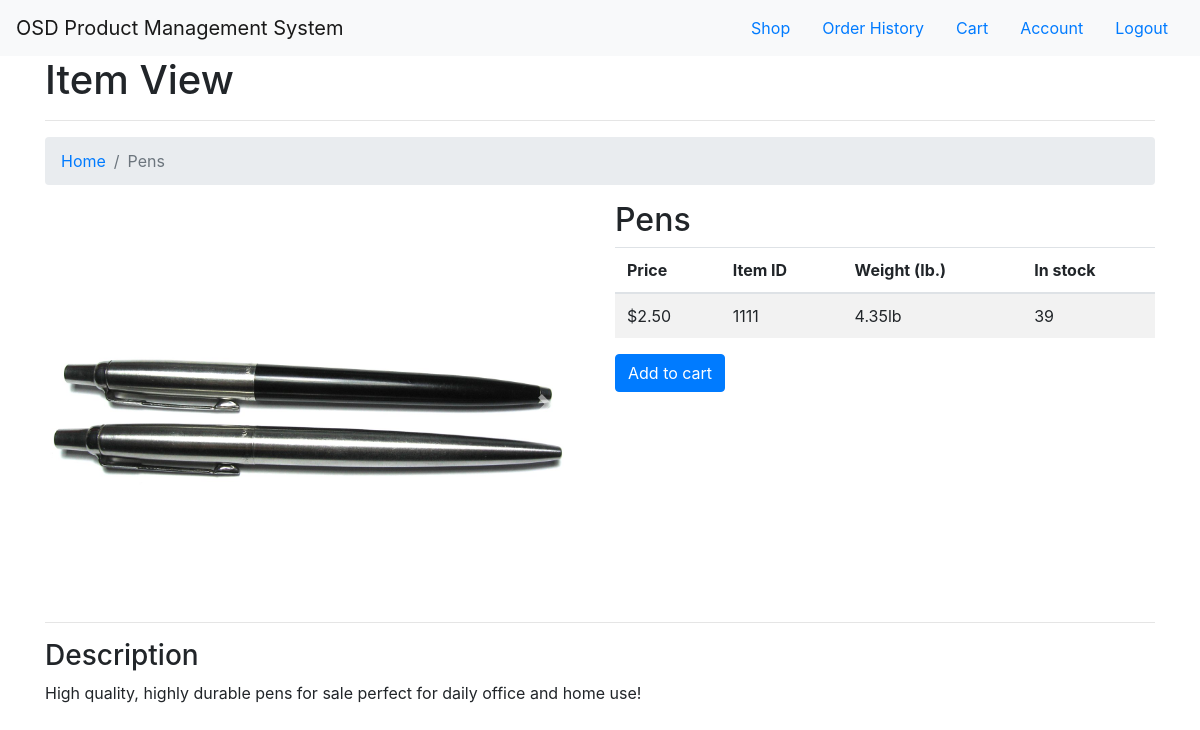
/Customer/ItemView.php?itemID=1111 (signed in), run on the app's committed database.
### tables this page shows
CREATE TABLE `Items` (
  `itemID` char(4) NOT NULL,
  `title` varchar(50) NOT NULL,
  `price` decimal(8,2) NOT NULL,
  `weight` decimal(8,2) NOT NULL,
  `description` varchar(1000) DEFAULT NULL
);

CREATE TABLE `Pictures` (
  `itemID` char(4) NOT NULL,
  `directory` varchar(200) NOT NULL
);

### Data Layer/ItemMethods.php (called while the page is built, shortened)
<?php
require_once 'DatabaseMethods.php';
require_once 'InventoryMethods.php';
require_once 'CategoryMethods.php';
require_once 'PictureMethods.php';
function SearchItem($conn, $itemID) {
	if(!$stmt = $conn->prepare("SELECT * FROM Items WHERE itemID=?;")) mysql_fatal_error("Prepare statement failed: ".$conn->error);
	if(!$stmt->bind_param('s', $itemID)) mysql_fatal_error("Binding parameters failed: ".$conn->error);
	if(!$stmt->execute()) mysql_fatal_error("Execute failed: ".$conn->error);
	$result = $stmt->get_result();
	$output = $result->fetch_array(MYSQLI_BOTH);
	return $output;
}

### Data Layer/PictureMethods.php (called while the page is built, shortened)
<?php
function SearchPicture($conn, $itemID) {
	if(!$stmt = $conn->prepare("SELECT * FROM Pictures WHERE itemID=?;")) mysql_fatal_error("Prepare statement failed: ".$conn->error);
	if(!$stmt->bind_param('s', $itemID)) mysql_fatal_error("Binding parameters failed: ".$conn->error);
	if(!$stmt->execute()) mysql_fatal_error("Execute failed: ".$conn->error);
	$result = $stmt->get_result();
	$output[] = array();
	if(!$result) die(mysql_fatal_error($conn->error));
	elseif($rows = $result->num_rows)
		for($i = 0; $i < $rows; $i++) {
			$result->data_seek($i);
			$output[$i] = $result->fetch_array(MYSQLI_BOTH);
		}
	return $output;
}

### Data Layer/InventoryMethods.php (called while the page is built, shortened)
<?php
require_once 'DatabaseMethods.php';
require_once 'ItemMethods.php';
function SearchInventory($conn, $itemID, $warehouse) {
	if(!$stmt = $conn->prepare("SELECT * FROM Inventory WHERE itemID=? AND warehouse=?;")) mysql_fatal_error("Prepare statement failed: ".$conn->error);
	if(!$stmt->bind_param('ss', $itemID, $warehouse)) mysql_fatal_error("Binding parameters failed: ".$conn->error);
	if(!$stmt->execute()) mysql_fatal_error("Execute failed: ".$conn->error);
	$result = $stmt->get_result();
	$output = $result->fetch_array(MYSQLI_BOTH);
	return $output;
}

### Customer/ItemView.php (the view, shortened to what this page needs)
<?php
require_once '../Data Layer/DatabaseMethods.php';
require_once '../Data Layer/ItemMethods.php';
require_once '../Data Layer/InventoryMethods.php';
require_once '../Data Layer/PictureMethods.php';
$conn = getConnection();
$itemID = $_GET['itemID'];
$item = SearchItem($conn, $itemID);
$pictures = SearchPicture($conn, $itemID);
$inventoryA = SearchInventory($conn, $itemID, 'A');
$inventoryB = SearchInventory($conn, $itemID, 'B');
$inStock = $inventoryA['quantity'] + $inventoryB['quantity'];
echo <<<_END
<html>
<head>
<title>Item View</title>
<link rel="stylesheet" href="../CSS/bootstrap.min.css">
<script src="../JS/jquery-3.2.1.slim.min.js"></script>
<script src="../JS/popper.min.js"></script>
<script src="../JS/bootstrap.min.js"></script>
<script src="../JS/jquery-1.10.2.js"></script>
</head>
<body>
    <div id="nav-placeholder"></div>
    <script>
    $.get("./nav_customer.html", function(data) {
        $("#nav-placeholder").replaceWith(data);
    });
    </script>
    <div class="container">
        <h1>Item View</h1>
        <hr>
        <nav aria-label="breadcrumb">
            <ol class="breadcrumb">
                <li class="breadcrumb-item"><a href="CustomerPortal.php">Home</a></li>
                <li class="breadcrumb-item active" aria-current="page">{$item['title']}</li>
            </ol>
        </nav>
_END;
PrintImageCarousel($pictures);
echo <<<_END
            <div class="col">
                <h2>{$item['title']}</h2>
                <table class="table table-striped">
                    <thead>
                        <tr>
                            <th scope="col">Price</th>
                            <th scope="col">Item ID</th>
                            <th scope="col">Weight (lb.)</th>
                            <th scope="col">In stock</th>
                        </tr>
                    </thead>
                    <tbody>
                        <tr>
                            <td>\${$item['price']}</td>
                            <td>$itemID</td>
                            <td>{$item['weight']}lb</td>
                            <td>$inStock</td>
                        </tr>
                    </tbody>
                </table>
                <form action="ItemView.php?itemID=$itemID" method="post">
                	<input type="hidden" id="itemID" name="itemID" value="$itemID">
                	<button type="submit" class="btn btn-primary" id="AddToCart" name="AddToCart">Add to cart</button>
                </form>
            </div>
        </div>
        <hr>
        <h3>Description</h3>
        <p>{$item['description']}</p>
    </div>
</body>
</html>
_END;
function PrintImageCarousel($pictures) {
	echo <<<_END
	<div class="row">
	<div class="col">
	   <div id="itemImageCarousel" class="carousel slide" data-ride="carousel">
	      <ol class="carousel-indicators">
	         <li data-target="#itemImageCarousel" data-slide-to="0" class="active"></li>
	_END;
	for($i = 1; $i < sizeof($pictures); $i++)
		echo <<<_END
			<li data-target="#itemImageCarousel" data-slide-to="$i"></li>
		_END;
	echo <<<_END
	      </ol>
	      <div class="carousel-inner">
	         <div class="carousel-item active">
	            <img class="d-block w-100" src="{$pictures[0]['directory']}" alt="First slide">
	         </div>
	_END;
	echo <<<_END
	      </div>
	      <a class="carousel-control-prev" href="#itemImageCarousel" role="button" data-slide="prev">
	        <span class="carousel-control-prev-icon" aria-hidden="true"></span>
	        <span class="sr-only">Previous</span>
	      </a>
	      <a class="carousel-control-next" href="#itemImageCarousel" role="button" data-slide="next">
	        <span class="carousel-control-next-icon" aria-hidden="true"></span>
	        <span class="sr-only">Next</span>
	      </a>
	   </div>
	</div>
	_END;
}

### data on the page
items: title "Pens", price "2.50", weight "4.35", description "High quality, highly durable pens for sale perfect for daily office and home use!"
pictures: directory (picture)

### other printed values
$itemID "1111"
$inStock "39"
